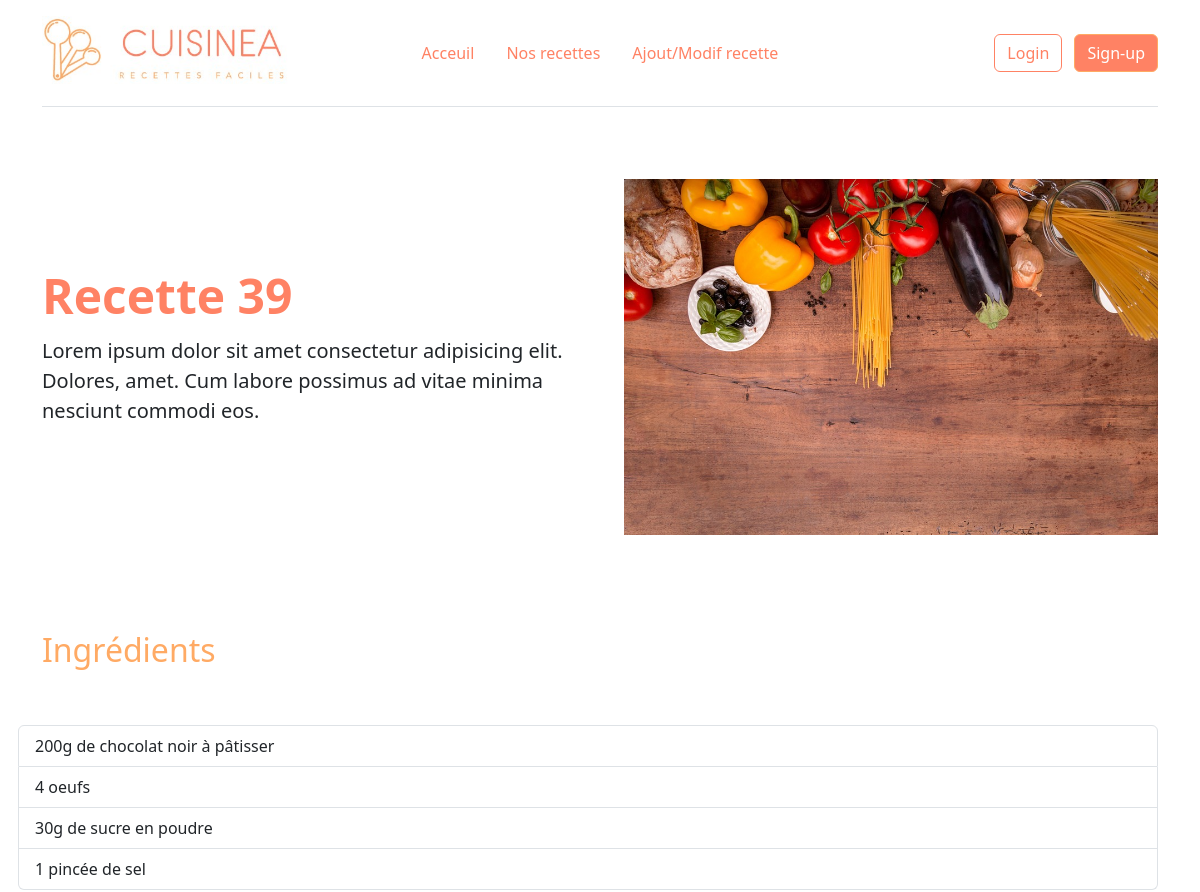
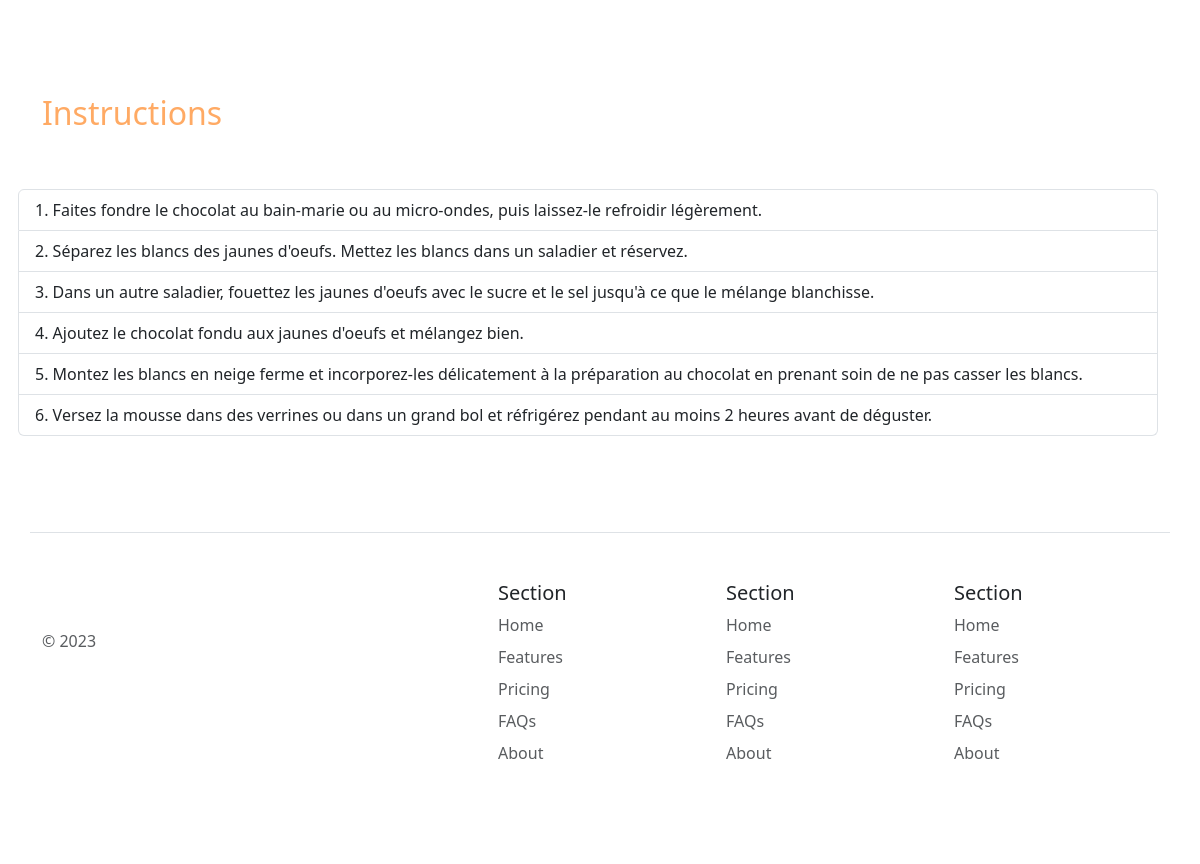
Screenshot of /recette.php?id=39 with the database file from the repository (2 pictures, top to bottom).
### tables this page shows
CREATE TABLE IF NOT EXISTS `recipes` (
  `id` int(11) NOT NULL AUTO_INCREMENT,
  `category_id` int(11) NOT NULL,
  `title` varchar(255) NOT NULL,
  `description` text NOT NULL,
  `ingredients` text NOT NULL,
  `instructions` text NOT NULL,
  `image` varchar(255) DEFAULT NULL,
  PRIMARY KEY (`id`),
  KEY `category_id` (`category_id`)
);

### lib/recipe.php (called while the page is built, shortened)
<?php
function getRecipeById(PDO $pdo, int $id)
{
  $query = $pdo->prepare("SELECT * FROM recipes WHERE id =:id");
  $query->bindParam(':id', $id, PDO::PARAM_INT);
  $query->execute();
  return $query->fetch();
}
function getRecipeImage(string|null $image)
{
  if ($image === null) {
    return _ASSETS_IMG_PATH_ . 'recipe_default.jpg';
  } else {
    return _RECIPES_IMG_PATH_ . $image;
  }
}

### lib/tools.php (called while the page is built, shortened)
<?php
function linesToArray(string $string)
{
  return explode(PHP_EOL, $string);
}

### recette.php (the view)
<?php
require_once('template/header.php');
require_once('lib/tools.php');
require_once('lib/recipe.php');
$id = (int)$_GET['id'];
$recipe = getRecipeById($pdo, $id);
if ($recipe) {
  $ingredients = linesToArray($recipe['ingredients']);
  $instructions = linesToArray($recipe['instructions']);
?>
  <div class="row flex-lg-row-reverse align-items-center g-5 py-5">
    <div class="col-10 col-sm-8 col-lg-6">
      <img src="<?= getRecipeImage($recipe['image']); ?>" class="d-block mx-lg-auto img-fluid" alt="<?= $recipe['title']; ?>" width="700" height="500" loading="lazy">
    </div>
    <div class="col-lg-6">
      <h1 class="display-5 fw-bold lh-1 mb-3"><?= $recipe['title']; ?></h1>
      <p class="lead"><?= $recipe['description']; ?></p>
    </div>
  </div>
  <div class="row flex-lg-row-reverse align-items-center g-5 py-5">
    <h2>Ingrédients</h2>
    <ul class="list-group">
      <?php foreach ($ingredients as $key => $ingredient) { ?>
        <li class="list-group-item"><?= $ingredient; ?></li>
      <?php } ?>
    </ul>
  </div>
  <div class="row flex-lg-row-reverse align-items-center g-5 py-5">
    <h2>Instructions</h2>
    <ol class="list-group list-group-numbered">
      <?php foreach ($instructions as $key => $instruction) { ?>
        <li class="list-group-item "><?= $instruction; ?></li>
      <?php } ?>
    </ol>
  </div>
<?php } else {
?>
  <h1>Recette introuvable</h1>
  <div class="row text-center">
  </div>
<?php }
?>
<?php
require_once('template/footer.php');
?>

### rows the page displays
recipes: title "Recette 39", description "Lorem ipsum dolor sit amet consectetur adipisicing elit. Dolores, amet. Cum labore possimus ad vitae minima nesciunt commodi eos.", ingredients "200g de chocolat noir à pâtisser", ingredients "4 oeufs", ingredients "30g de sucre en poudre", ingredients "1 pincée de sel", instructions "Faites fondre le chocolat au bain-marie ou au micro-ondes, puis laissez-le refroidir légèrement.", instructions "Séparez les blancs des jaunes d'oeufs. Mettez les blancs dans un saladier et réservez.", instructions "Dans un autre saladier, fouettez les jaunes d'oeufs avec le sucre et le sel jusqu'à ce que le mélange blanchisse.", instructions "Ajoutez le chocolat fondu aux jaunes d'oeufs et mélangez bien.", instructions "Montez les blancs en neige ferme et incorporez-les délicatement à la préparation au chocolat en prenant soin de ne pas casser les blancs.", instructions "Versez la mousse dans des verrines ou dans un grand bol et réfrigérez pendant au moins 2 heures avant de déguster."

### other values shown
$value "Acceuil"
$value "Nos recettes"
$value "Ajout/Modif recette"
